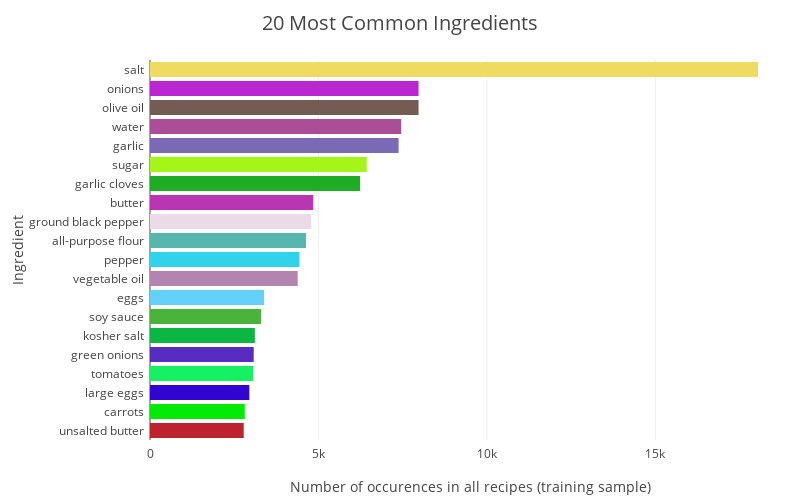

This figure's notebook cell:
### Code cell
trace = go.Bar(
            x=mostcommoningr_count[::-1],
            y= mostcommoningr[::-1],
            orientation = 'h',marker = dict(color = random_colours(20),
))
layout = go.Layout(
    xaxis = dict(title= 'Number of occurences in all recipes (training sample)', ),
    yaxis = dict(title='Ingredient',),
    title= '20 Most Common Ingredients', titlefont = dict(size = 20),
    margin=dict(l=150,r=10,b=60,t=60,pad=5),
    width=800, height=500, 
)
data = [trace]
fig = go.Figure(data=data, layout=layout)
iplot(fig, filename='horizontal-bar')

### Figure 1 — Plotly figure (JSON) as saved in the notebook; plotly's stock layout.template omitted (floating-point values rounded to 4 significant figures)
{"data": [{"marker": {"color": ["#BC232C", "#01EB07", "#3204D1", "#15F162", "#562CC1", "#0BB742", "#49B439", "#65D0F9", "#B484B1", "#31D3EA", "#57B6AD", "#EADBE6", "#BA35B2", "#1EAC24", "#A3F616", "#7A6AB4", "#AA4F97", "#725C53", "#B926D2", "#EFDB62"]}, "orientation": "h", "type": "bar", "uid": "ae522c7f-2a85-4b32-83d7-c0faf2927433", "x": [2782, 2814, 2948, 3058, 3078, 3113, 3296, 3388, 4385, 4438, 4632, 4785, 4848, 6237, 6434, 7380, 7457, 7972, 7972, 18049], "y": ["unsalted butter", "carrots", "large eggs", "tomatoes", "green onions", "kosher salt", "soy sauce", "eggs", "vegetable oil", "pepper", "all-purpose flour", "ground black pepper", "butter", "garlic cloves", "sugar", "garlic", "water", "olive oil", "onions", "salt"]}], "layout": {"height": 500, "margin": {"b": 60, "l": 150, "pad": 5, "r": 10, "t": 60}, "title": {"font": {"size": 20}, "text": "20 Most Common Ingredients"}, "width": 800, "xaxis": {"title": {"text": "Number of occurences in all recipes (training sample)"}}, "yaxis": {"title": {"text": "Ingredient"}}}}
